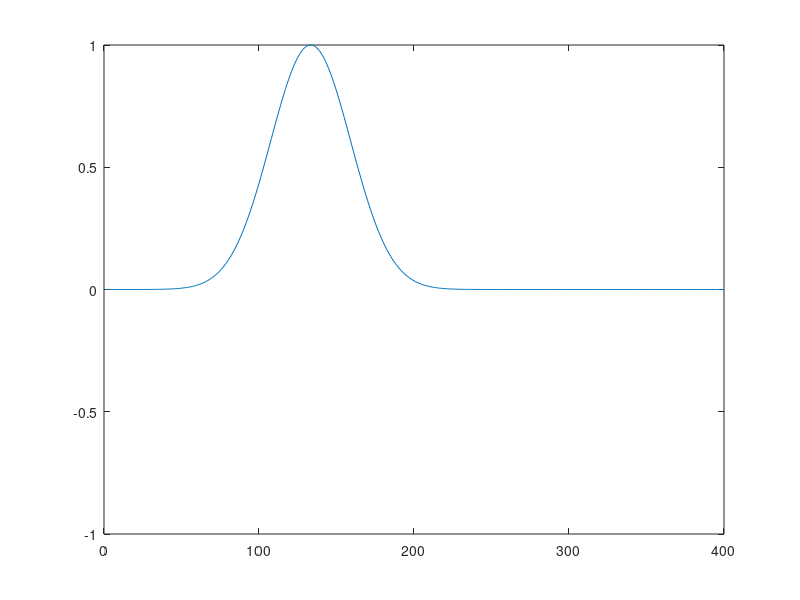
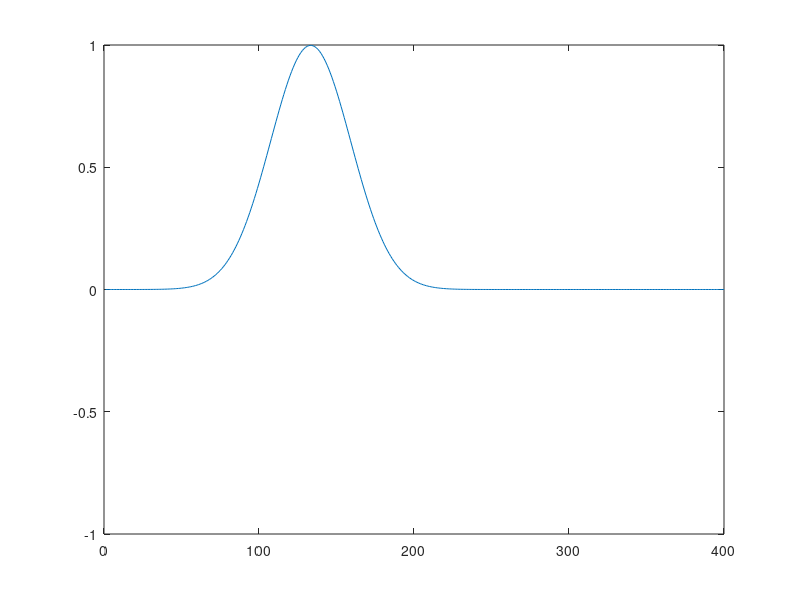
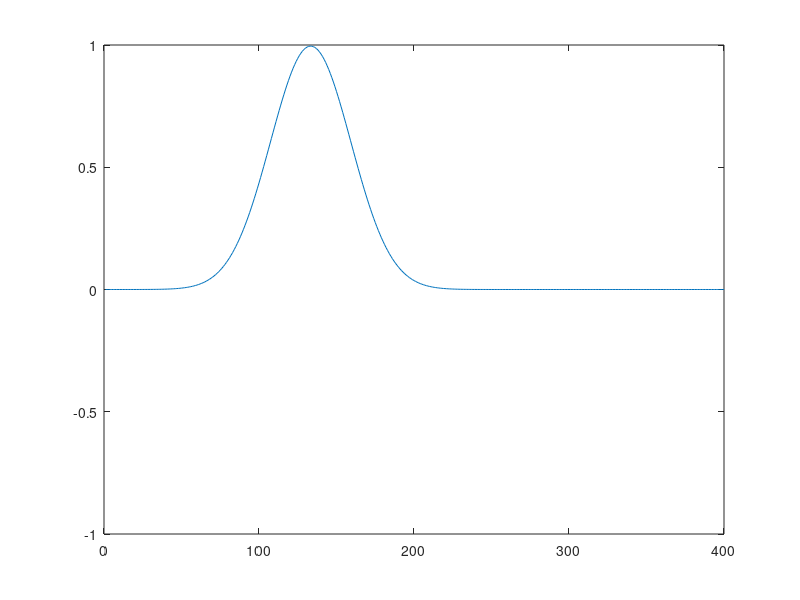
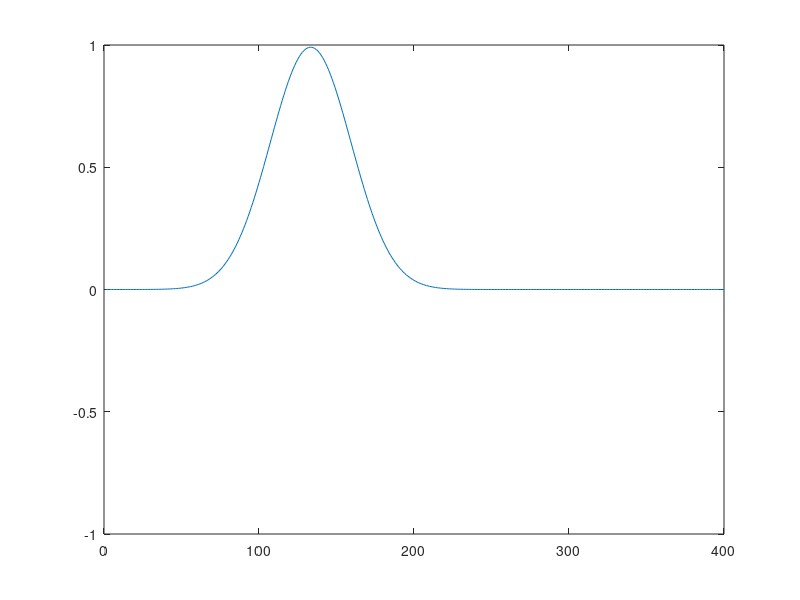

Write MATLAB code to recreate these figures, in order.
clear all
clc

% 	Equação de onda
% 	Bruno Bigai Cestari



%		Declaração de variáveis

L=4; 		%	comprimento da corda
v=300;		%	velocidade da onda
dx=0.01;	%	incremento de espaço
r=1;		%	não sei o que é...
d=L/30;		%	densidade da corda
x0=L/3;		%	posição inicial do pulso

dt=(r*dx)/v;
n=ceil(L/dx);

x=zeros(n);

f=zeros(n,n);


%	discretização da corda
for i=1:n
	x(i)=i*dx;
end


%	estado inicial da corda
for j=1:2
	for i=1:n
	f(i,j)=exp((-(i*dx-(x0)).^2)/d);
	end
end


%	movimento
l=0;
for j=2:2*n
	for i=2:n-1
		f(i,j+1)=2*(1-r^2).*f(i,j)+(r^2).*(f(i+1,j)+f(i-1,j))-f(i,j-1);
	end
	plot(f(:,j))
	axis([0 n -1 1])
	axis manual
	l=l+1;
	print(1, '-dpng', '-S640,480', strcat('/home/bruno/brunobcestari@gmail.com/Fisica\ Computacional\ 2/grafico_corda/', num2str(l), '.png'));
end
